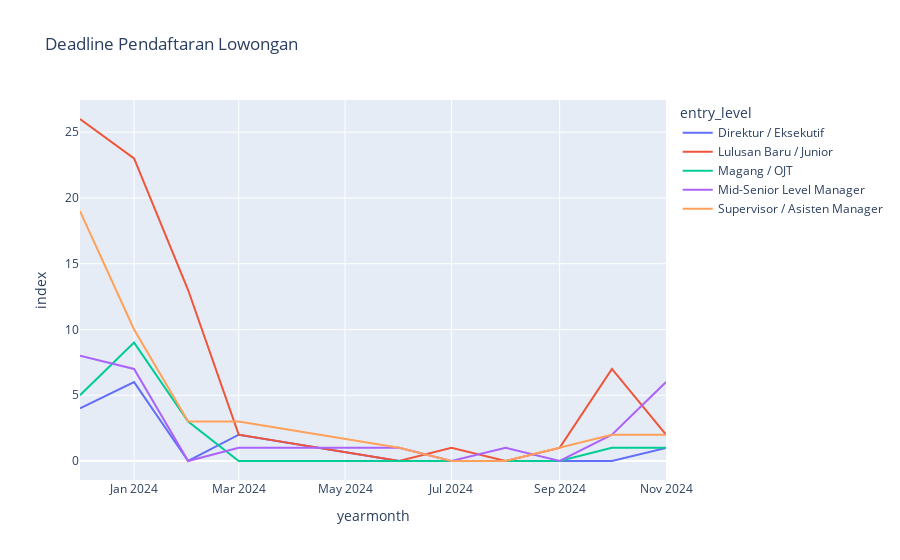

The notebook cell saved with this chart:
### Code cell
deadline_table2 = df_clean\
    .pivot_table(index=['yearmonth','entry_level'],values='index',aggfunc='count').reset_index()
deadline_table2['yearmonth'] = deadline_table2['yearmonth'].astype(str)

px.line(deadline_table2, 
        x='yearmonth', y='index',color='entry_level',
        title='Deadline Pendaftaran Lowongan',
        )

### Figure 1 — Plotly figure (JSON) as saved in the notebook; plotly's stock layout.template omitted (floating-point values rounded to 4 significant figures)
{"data": [{"hovertemplate": "entry_level=Direktur / Eksekutif<br>yearmonth=%{x}<br>index=%{y}<extra></extra>", "legendgroup": "Direktur / Eksekutif", "line": {"color": "#636efa", "dash": "solid"}, "marker": {"symbol": "circle"}, "mode": "lines", "name": "Direktur / Eksekutif", "orientation": "v", "showlegend": true, "type": "scatter", "x": ["2023-12", "2024-01", "2024-02", "2024-03", "2024-06", "2024-07", "2024-08", "2024-09", "2024-10", "2024-11"], "xaxis": "x", "y": [4, 6, 0, 2, 0, 0, 0, 0, 0, 1], "yaxis": "y"}, {"hovertemplate": "entry_level=Lulusan Baru / Junior<br>yearmonth=%{x}<br>index=%{y}<extra></extra>", "legendgroup": "Lulusan Baru / Junior", "line": {"color": "#EF553B", "dash": "solid"}, "marker": {"symbol": "circle"}, "mode": "lines", "name": "Lulusan Baru / Junior", "orientation": "v", "showlegend": true, "type": "scatter", "x": ["2023-12", "2024-01", "2024-02", "2024-03", "2024-06", "2024-07", "2024-08", "2024-09", "2024-10", "2024-11"], "xaxis": "x", "y": [26, 23, 13, 2, 0, 1, 0, 1, 7, 2], "yaxis": "y"}, {"hovertemplate": "entry_level=Magang / OJT<br>yearmonth=%{x}<br>index=%{y}<extra></extra>", "legendgroup": "Magang / OJT", "line": {"color": "#00cc96", "dash": "solid"}, "marker": {"symbol": "circle"}, "mode": "lines", "name": "Magang / OJT", "orientation": "v", "showlegend": true, "type": "scatter", "x": ["2023-12", "2024-01", "2024-02", "2024-03", "2024-06", "2024-07", "2024-08", "2024-09", "2024-10", "2024-11"], "xaxis": "x", "y": [5, 9, 3, 0, 0, 0, 0, 0, 1, 1], "yaxis": "y"}, {"hovertemplate": "entry_level=Mid-Senior Level Manager<br>yearmonth=%{x}<br>index=%{y}<extra></extra>", "legendgroup": "Mid-Senior Level Manager", "line": {"color": "#ab63fa", "dash": "solid"}, "marker": {"symbol": "circle"}, "mode": "lines", "name": "Mid-Senior Level Manager", "orientation": "v", "showlegend": true, "type": "scatter", "x": ["2023-12", "2024-01", "2024-02", "2024-03", "2024-06", "2024-07", "2024-08", "2024-09", "2024-10", "2024-11"], "xaxis": "x", "y": [8, 7, 0, 1, 1, 0, 1, 0, 2, 6], "yaxis": "y"}, {"hovertemplate": "entry_level=Supervisor / Asisten Manager<br>yearmonth=%{x}<br>index=%{y}<extra></extra>", "legendgroup": "Supervisor / Asisten Manager", "line": {"color": "#FFA15A", "dash": "solid"}, "marker": {"symbol": "circle"}, "mode": "lines", "name": "Supervisor / Asisten Manager", "orientation": "v", "showlegend": true, "type": "scatter", "x": ["2023-12", "2024-01", "2024-02", "2024-03", "2024-06", "2024-07", "2024-08", "2024-09", "2024-10", "2024-11"], "xaxis": "x", "y": [19, 10, 3, 3, 1, 0, 0, 1, 2, 2], "yaxis": "y"}], "layout": {"legend": {"title": {"text": "entry_level"}, "tracegroupgap": 0}, "title": {"text": "Deadline Pendaftaran Lowongan"}, "xaxis": {"anchor": "y", "domain": [0, 1], "title": {"text": "yearmonth"}}, "yaxis": {"anchor": "x", "domain": [0, 1], "title": {"text": "index"}}}}
